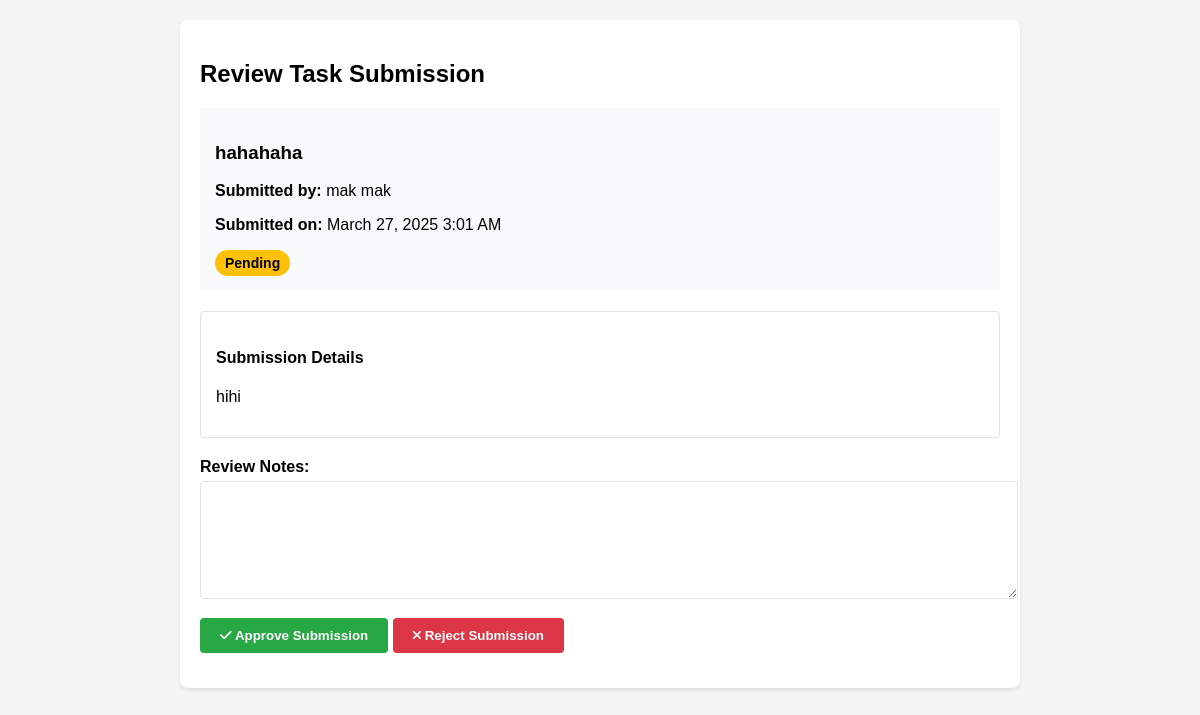
The app's page /maonani/review_submission.php?id=19 (signed in) with its own data.
### tables this page shows
CREATE TABLE `task_submissions` (
  `id` int(11) NOT NULL,
  `task_id` int(11) NOT NULL,
  `submitted_by` int(11) NOT NULL,
  `submission_text` text NOT NULL,
  `submitted_at` timestamp NOT NULL DEFAULT current_timestamp(),
  `status` enum('pending','approved','rejected') NOT NULL DEFAULT 'pending',
  `reviewed_by` int(11) DEFAULT NULL,
  `reviewed_at` timestamp NULL DEFAULT NULL,
  `review_notes` text DEFAULT NULL
);

CREATE TABLE `tasks` (
  `id` int(11) NOT NULL,
  `title` varchar(255) NOT NULL,
  `description` text NOT NULL,
  `created_by` int(11) NOT NULL,
  `assigned_to` int(11) NOT NULL,
  `created_at` timestamp NOT NULL DEFAULT current_timestamp(),
  `due_date` datetime NOT NULL,
  `status` enum('pending','completed','overdue') NOT NULL DEFAULT 'pending',
  `updated_at` timestamp NOT NULL DEFAULT current_timestamp() ON UPDATE current_timestamp(),
  `priority` enum('low','medium','high') DEFAULT 'medium',
  `completion_notes` text DEFAULT NULL,
  `completed_at` timestamp NULL DEFAULT NULL
);

CREATE TABLE `users` (
  `id` int(11) NOT NULL,
  `first_name` varchar(100) NOT NULL,
  `last_name` varchar(100) NOT NULL,
  `middle_name` varchar(100) DEFAULT NULL,
  `username` varchar(100) NOT NULL,
  `password` varchar(255) NOT NULL,
  `role` enum('admin','staff') NOT NULL DEFAULT 'staff',
  `phone` varchar(20) DEFAULT NULL
);

### maonani/review_submission.php (the view, shortened to what this page needs)
<?php
require_once 'config.php';
$conn = new mysqli($host, $db_username, $db_password, $dbname);
if (isset($_GET['id'])) {
    $submission_id = $_GET['id'];
    $query = "SELECT ts.*, t.title as task_title, t.description as task_description,
                     u.first_name, u.last_name, u.username
              FROM task_submissions ts
              JOIN tasks t ON ts.task_id = t.id
              JOIN users u ON ts.submitted_by = u.id
              WHERE ts.id = ?";
    $stmt = $conn->prepare($query);
    $stmt->bind_param("i", $submission_id);
    $stmt->execute();
    $result = $stmt->get_result();
    $submission = $result->fetch_assoc();
}
?>
<!DOCTYPE html>
<html lang="en">
<head>
    <link rel="stylesheet" href="https://cdnjs.cloudflare.com/ajax/libs/font-awesome/6.0.0/css/all.min.css">
</head>
<body>
    <div class="container">
        <h2>Review Task Submission</h2>
        <div class="task-info">
            <h3><?php echo htmlspecialchars($submission['task_title']); ?></h3>
            <p><strong>Submitted by:</strong> <?php echo htmlspecialchars($submission['first_name'] . ' ' . $submission['last_name']); ?></p>
            <p><strong>Submitted on:</strong> <?php echo date('F j, Y g:i A', strtotime($submission['submitted_at'])); ?></p>
            <span class="status-badge status-<?php echo $submission['status']; ?>">
                <?php echo ucfirst($submission['status']); ?>
            </span>
        </div>
        <div class="submission-content">
            <h4>Submission Details</h4>
            <p><?php echo nl2br(htmlspecialchars($submission['submission_text'])); ?></p>
        </div>
        <?php if ($submission['status'] === 'pending'): ?>
        <form class="review-form" method="POST">
            <div class="form-group">
                <label for="review_notes">Review Notes:</label>
                <textarea name="review_notes" id="review_notes" required></textarea>
            </div>
            <div class="form-group">
                <button type="submit" name="status" value="approved" class="btn btn-approve">
                    <i class="fas fa-check"></i> Approve Submission
                </button>
                <button type="submit" name="status" value="rejected" class="btn btn-reject">
                    <i class="fas fa-times"></i> Reject Submission
                </button>
            </div>
        </form>
        <?php endif; ?>
    </div>
</body>
</html>

### maonani/review_submission.php (style rules this page uses)
body { font-family: Arial, sans-serif; margin: 0; padding: 20px; background: #f5f5f5; }
.container { max-width: 800px; margin: 0 auto; background: white; padding: 20px; border-radius: 8px; box-shadow: 0 2px 4px rgba(0,0,0,0.1); }
.task-info { margin-bottom: 20px; padding: 15px; background: #f8f9fa; border-radius: 4px; }
.submission-content { margin: 20px 0; padding: 15px; background: #fff; border: 1px solid #dee2e6; border-radius: 4px; }
.review-form { margin-top: 20px; }
.form-group { margin-bottom: 15px; }
label { display: block; margin-bottom: 5px; font-weight: bold; }
textarea { width: 100%; padding: 8px; border: 1px solid #dee2e6; border-radius: 4px; min-height: 100px; }
.btn { padding: 10px 20px; border: none; border-radius: 4px; cursor: pointer; font-weight: bold; }
.btn-approve { background: #28a745; color: white; }
.btn-reject { background: #dc3545; color: white; }
.status-badge { display: inline-block; padding: 5px 10px; border-radius: 15px; font-size: 14px; font-weight: bold; }
.status-pending { background: #ffc107; color: #000; }

### records on screen
task_submissions: task.title "hahahaha", submitted_by.last_name "mak mak", submitted_at "March 27, 2025 3:01 AM", status "Pending", submission_text "hihi"
